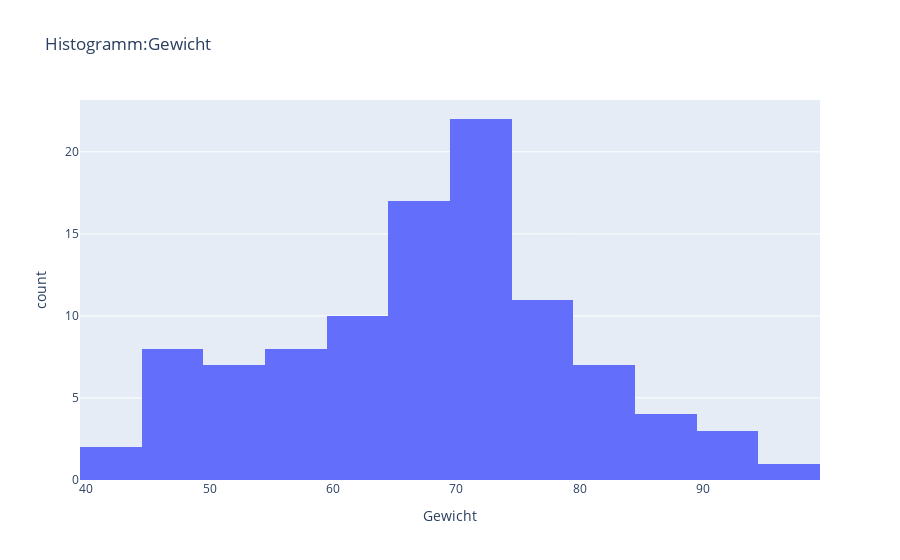

The cell this chart's notebook holds for it:
### Markdown cell above
# plotly.express bietet uns hierfür die Funktion px.histogramm(), der wir zwei Argumente übergeben müssen:

# Den DataFrame/die Daten, die wir uns anschauen
# x="Gewicht" um die entsprechende Spalte anzugeben, die im Histogramm angezeigt werden soll.
# Gehen wir mit dem Mauszeigen auf eine Säule, dann können wir den Bereich sehen, den plotly hier zu einer Säule zusammenfasst.

# Die Säule ganz links bspw. umfasst das Gewicht von 40-44 und zählt 2 Personen.

# Anhand dieses Histogrammes lässt sich bspw. sagen, dass es gewichtstechnisch viel mehr Personen um die 70kg gibt, als um die 40kg oder 90kg.

### Code cell
px.histogram(df, x='Gewicht', title='Histogramm:Gewicht')

### Figure 1 — Plotly figure (JSON) as saved in the notebook; plotly's stock layout.template omitted (floating-point values rounded to 4 significant figures)
{"data": [{"bingroup": "x", "hovertemplate": "Gewicht=%{x}<br>count=%{y}<extra></extra>", "legendgroup": "", "marker": {"color": "#636efa", "pattern": {"shape": ""}}, "name": "", "orientation": "v", "showlegend": false, "type": "histogram", "x": [55, 85, 92, 73, 77, 60, 80, 68, 88, 79, 62, 74, 71, 79, 66, 69, 83, 76, 85, 72, 70, 81, 64, 67, 95, 75, 86, 72, 81, 74, 68, 90, 66, 82, 73, 71, 79, 77, 59, 67, 64, 84, 70, 81, 91, 78, 68, 75, 69, 74, 52, 44, 65, 50, 72, 55, 48, 64, 66, 58, 55, 69, 75, 45, 71, 56, 62, 49, 61, 52, 70, 41, 66, 48, 71, 63, 45, 58, 49, 72, 67, 54, 71, 60, 50, 72, 74, 51, 69, 53, 68, 55, 77, 64, 48, 70, 68, 46, 71, 72], "xaxis": "x", "yaxis": "y"}], "layout": {"barmode": "relative", "legend": {"tracegroupgap": 0}, "title": {"text": "Histogramm:Gewicht"}, "xaxis": {"anchor": "y", "domain": [0, 1], "title": {"text": "Gewicht"}}, "yaxis": {"anchor": "x", "domain": [0, 1], "title": {"text": "count"}}}}
